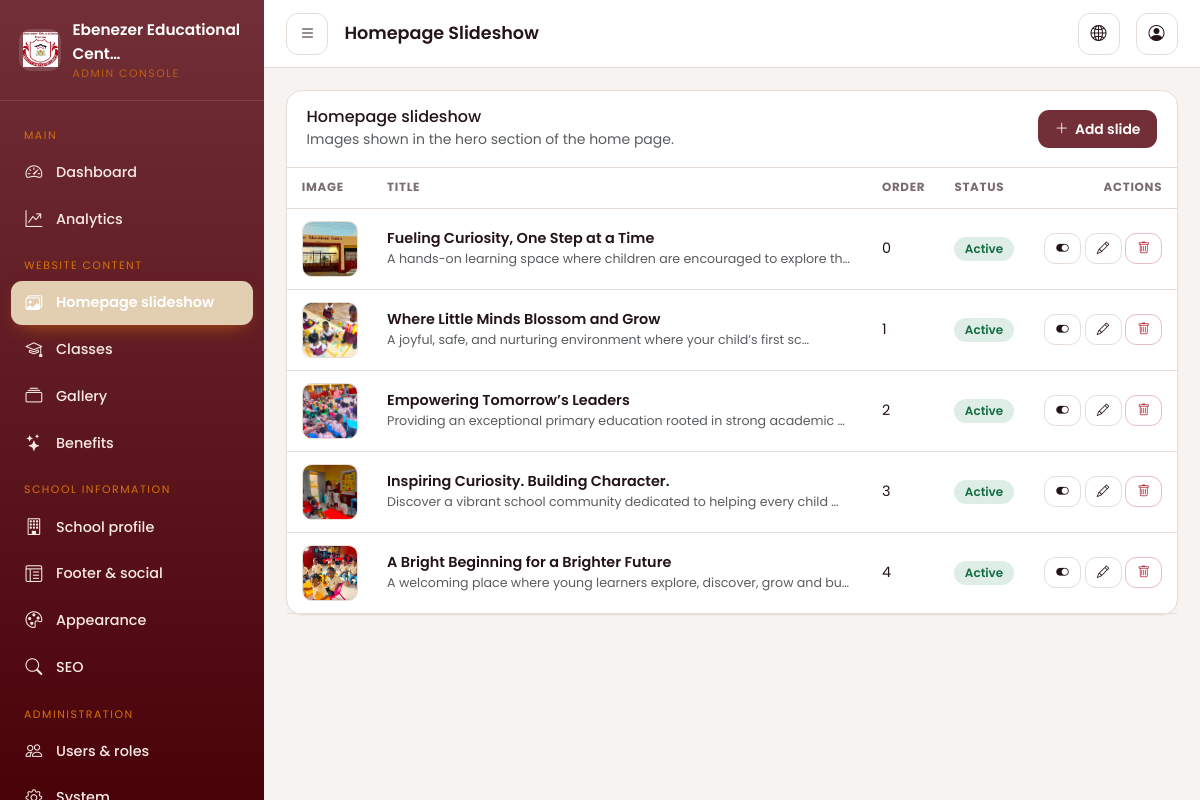
The app's page /dashboard/slides/ (signed in), older data.
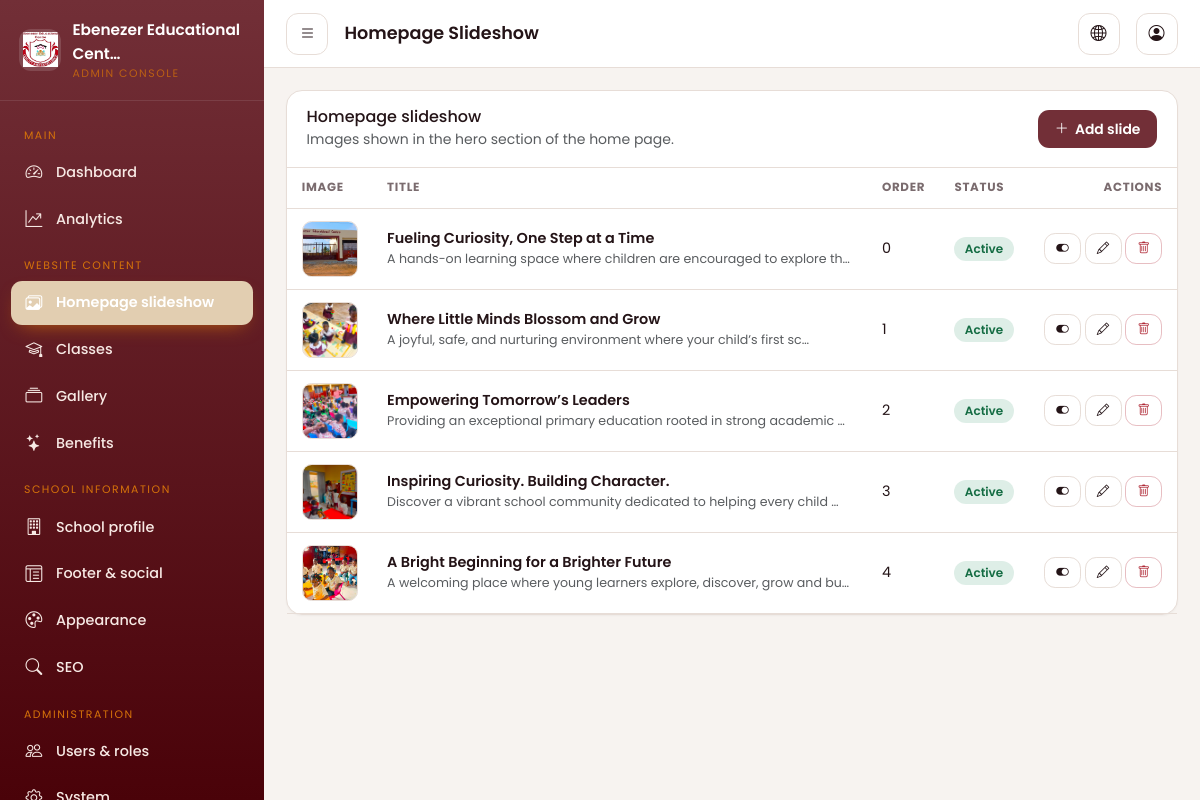
The same page, newer data.
### apps/core/models.py (models this page shows, shortened)
class SingletonModel(models.Model):
    CACHE_KEY = None
    class Meta:
        abstract = True
    @classmethod
    def _cache_key(cls) -> str:
        return cls.CACHE_KEY or f"singleton:{cls._meta.label}"
    @classmethod
    def get_solo(cls):
        key = cls._cache_key()
        obj = cache.get(key)
        if obj is None:
            obj, _ = cls.objects.get_or_create(pk=1)
            cache.set(key, obj, 60)
        return obj

class SchoolSettings(SingletonModel):
    CACHE_KEY = "settings:school"
    school_name = models.CharField(max_length=150, default="Ebenezer Educational Centre")
    short_description = models.CharField(
        max_length=300,
        blank=True,
        help_text="Used in the footer and social sharing cards.",
    )
    tagline = models.CharField(
        max_length=200,
        blank=True,
        help_text="Short tagline shown below the school name in the navbar.",
    )
    full_description = models.TextField(
        blank=True,
        help_text="Longer introduction used on the homepage and About page.",
    )
    address = models.CharField(max_length=255, blank=True, default="Jukwa, Cape Coast")
    town = models.CharField(max_length=100, blank=True, default="Jukwa")
    region = models.CharField(max_length=100, blank=True, default="Central Region")
    country = models.CharField(max_length=100, blank=True, default="Ghana")
    phone_primary = models.CharField(max_length=40, blank=True)
    phone_secondary = models.CharField(max_length=40, blank=True)
    email_primary = models.EmailField(blank=True)
    email_secondary = models.EmailField(blank=True)
    opening_hours = models.CharField(
        max_length=200, blank=True, default="Monday - Friday, 7:00am - 4:00pm"
    )
    vision = models.TextField(blank=True)
    mission = models.TextField(blank=True)
    proprietress_name = models.CharField(max_length=150, blank=True)
    proprietress_title = models.CharField(
        max_length=150, blank=True, default="Proprietress"
    )
    proprietress_message = models.TextField(blank=True)
    headmistress_image = models.ImageField(
        upload_to="branding/",
        blank=True,
        null=True,
        help_text="Optional photo of the school headmistress.",
    )
    logo = models.ImageField(upload_to="branding/", blank=True, null=True)
    logo_light = models.ImageField(
        upload_to="branding/",
        blank=True,
        null=True,
        help_text="Optional logo variant for dark backgrounds.",
    )
    favicon = models.ImageField(upload_to="branding/", blank=True, null=True)
    default_image = models.ImageField(
        upload_to="branding/", blank=True, null=True
    )
    home_welcome_image = models.ImageField(
        upload_to="branding/",
        blank=True,
        null=True,
        help_text="Photo shown in the Welcome section of the homepage.",
    )
    home_welcome_video = models.FileField(
        upload_to="branding/videos/",
        blank=True,
        null=True,
        validators=[VideoValidator()],
        help_text="Optional video shown in the Welcome section of the homepage (takes priority over the image if both are set).",
    )
    about_story_image = models.ImageField(
        upload_to="branding/",
        blank=True,
        null=True,
        help_text="Photo shown in the Our Story section of the About page.",
    )
    about_story_video = models.FileField(
        upload_to="branding/videos/",
        blank=True,
        null=True,
        validators=[VideoValidator()],
        help_text="Optional video shown in the Our Story section of the About page (takes priority over the image if both are set).",
    )
    map_url = models.URLField(
        blank=True,
        max_length=1000,
        help_text="Google Maps embed URL (Share → Embed a map in Google Maps), not a short sharing link. Leave blank to hide the map.",
    )
    directions_url = models.URLField(blank=True)
    footer_intro = models.TextField(blank=True)
    footer_copyright = models.CharField(max_length=255, blank=True)
    facebook_url = models.URLField(blank=True)
    instagram_url = models.URLField(blank=True)
    twitter_url = models.URLField(blank=True)
    tiktok_url = models.URLField(blank=True)
    youtube_url = models.URLField(blank=True)
    linkedin_url = models.URLField(blank=True)
    whatsapp_number = models.CharField(max_length=40, blank=True)
    updated_at = models.DateTimeField(auto_now=True)
    class Meta:
        verbose_name = "School settings"
        verbose_name_plural = "School settings"

### apps/school/models.py (models this page shows, shortened)
class HeroSlide(TimeStampedModel):
    label = models.CharField(
        max_length=120,
        blank=True,
        default="WELCOME TO EBENEZER EDUCATIONAL CENTRE",
    )
    title = models.CharField(max_length=200)
    subtitle = models.TextField(blank=True)
    image = models.ImageField(
        upload_to="hero/", blank=True, null=True, validators=[ImageValidator()]
    )
    alt_text = models.CharField(
        max_length=200,
        blank=True,
        help_text="Describe the image for screen readers.",
    )
    primary_button_label = models.CharField(max_length=60, blank=True)
    primary_button_url = models.CharField(
        max_length=255, blank=True, help_text="Relative path such as /classes/ or full URL."
    )
    secondary_button_label = models.CharField(max_length=60, blank=True)
    secondary_button_url = models.CharField(max_length=255, blank=True)
    display_order = models.PositiveIntegerField(default=0, db_index=True)
    is_active = models.BooleanField(default=True, db_index=True)
    class Meta:
        ordering = ["display_order", "id"]
        verbose_name = "Hero slide"
        verbose_name_plural = "Hero slides"

### apps/dashboard/views.py (the view)
# urls.py: path("slides/", views.slide_list, name="slide_list"),
@capability_required("content_manage")
def slide_list(request):
    slides = HeroSlide.objects.all()
    return render(
        request,
        "dashboard/slides/list.html",
        {"slides": slides, "page_title": "Homepage Slideshow", "active": "slides"},
    )

### apps/accounts/permissions.py (called while the page is built)
def user_can(user, capability: str) -> bool:
    if not getattr(user, "is_authenticated", False):
        return False
    if user.is_superuser:
        return True
    allowed = CAPABILITIES.get(capability, set())
    return bool(get_user_roles(user) & allowed)

def capability_required(capability: str):
    def decorator(view_func):
        @wraps(view_func)
        @login_required
        def _wrapped(request, *args, **kwargs):
            if not user_can(request.user, capability):
                raise PermissionDenied("You do not have permission to do that.")
            return view_func(request, *args, **kwargs)
        return _wrapped
    return decorator

### apps/accounts/templatetags/permissions.py (called while the page is built)
@register.filter(name="can")
def can(user, capability: str) -> bool:
    return user_can(user, capability)

### apps/analytics/services.py (called while the page is built)
def should_track(request, path: str) -> bool:
    if request.method != "GET":
        return False
    if request.path.startswith(EXCLUDED_PREFIXES):
        return False
    if is_bot(request.META.get("HTTP_USER_AGENT", "")):
        return False
    return True

### apps/core/context_processors.py (called while the page is built)
def site_context(request):
    school = SchoolSettings.get_solo()
    theme = ThemeSettings.get_solo()
    return {
        "school": school,
        "theme": theme,
        "theme_vars": theme.as_dict(),
        "site_url": settings.SITE_URL,
        "current_year": date.today().year,
    }

def dashboard_context(request):
    if not getattr(request, "user", None) or not request.user.is_authenticated:
        return {}
    unread_messages = 0
    try:
        from apps.admissions.models import ContactMessage
        unread_messages = ContactMessage.objects.filter(
            is_read=False, is_archived=False
        ).count()
    except Exception:  # pragma: no cover
        pass
    return {
        "unread_messages": unread_messages,
        "unread_total": unread_messages,
        "notification_settings": NotificationSettings.get_solo(),
    }

### apps/core/models.py (called while the page is built)
    def as_dict(self) -> dict[str, str]:
        return {
            key: getattr(self, key, value) or value
            for key, value in self.DEFAULTS.items()
        }

### apps/seo/context_processors.py (called while the page is built)
def _absolute(request, url: str) -> str:
    if not url:
        return ""
    if url.startswith(("http://", "https://")):
        return url
    return request.build_absolute_uri(url)

### apps/seo/models.py (called while the page is built)
    def canonical_base(self) -> str:
        from django.conf import settings
        return (self.canonical_base_url or settings.SITE_URL).rstrip("/")

### templates/dashboard/slides/list.html (shortened to what this page needs)
{% extends "dashboard/base.html" %}
{% block content %}
<div class="dash-card">
  <div class="dash-card-head">
    <div>
      <h2 class="h6 mb-0">Homepage slideshow</h2>
      <span class="text-muted small">Images shown in the hero section of the home page.</span>
    </div>
    <a href="{% url 'dashboard:slide_create' %}" class="dash-btn dash-btn-primary"><i class="bi bi-plus-lg"></i> Add slide</a>
  </div>
  <div class="table-responsive">
    <table class="dash-table">
      <thead>
        <tr><th>Image</th><th>Title</th><th>Order</th><th>Status</th><th class="text-end">Actions</th></tr>
      </thead>
      <tbody>
        {% for slide in slides %}
          <tr>
            <td>
              {% if slide.image %}<img src="{{ slide.image.url }}" alt="" class="thumb">
              {% else %}<span class="thumb d-inline-grid place-items-center text-muted"><i class="bi bi-image"></i></span>{% endif %}
            </td>
            <td>
              <div class="fw-semibold">{{ slide.title|default:"(untitled)" }}</div>
              <div class="text-muted small">{{ slide.subtitle|truncatechars:70 }}</div>
            </td>
            <td>{{ slide.display_order }}</td>
            <td>
              {% if slide.is_active %}<span class="pill pill-active">Active</span>
              {% else %}<span class="pill pill-inactive">Hidden</span>{% endif %}
            </td>
            <td class="text-end text-nowrap">
              <form method="post" action="{% url 'dashboard:slide_toggle' slide.pk %}" class="d-inline">
                <button class="dash-btn dash-btn-light dash-btn-sm" title="Toggle visibility"><i class="bi bi-toggle-{% if slide.is_active %}on{% else %}off{% endif %}"></i></button>
              </form>
              <a class="dash-btn dash-btn-light dash-btn-sm" href="{% url 'dashboard:slide_update' slide.pk %}"><i class="bi bi-pencil"></i></a>
              <a class="dash-btn dash-btn-danger dash-btn-sm" href="{% url 'dashboard:slide_delete' slide.pk %}"><i class="bi bi-trash"></i></a>
            </td>
          </tr>
        {% empty %}
          <tr><td colspan="5" class="text-center text-muted py-5">No slides yet. Add your first slide to bring the homepage to life.</td></tr>
        {% endfor %}
      </tbody>
    </table>
  </div>
</div>
{% endblock %}

### templates/dashboard/base.html (shortened to what this page needs)
{% load static %}{% load permissions %}
<!doctype html>
<html lang="en">
<head>
  <link href="https://cdn.jsdelivr.net/npm/bootstrap@5.3.3/dist/css/bootstrap.min.css" rel="stylesheet">
  <link href="https://cdn.jsdelivr.net/npm/bootstrap-icons@1.11.3/font/bootstrap-icons.min.css" rel="stylesheet">
  <link href="{% static 'css/dashboard.css' %}" rel="stylesheet">
</head>
<body class="dash-body">
<div class="dash-shell">
  {% include "dashboard/partials/sidebar.html" %}
  <div class="dash-main">
    <header class="dash-header">
      <button class="dash-icon-btn" data-sidebar-toggle aria-label="Toggle sidebar"><i class="bi bi-list"></i></button>
      <div class="me-auto">
        <h1 class="page-title">{% block page_heading %}{{ page_title|default:"Dashboard" }}{% endblock %}</h1>
      </div>
      <a class="dash-icon-btn" href="{% url 'core:home' %}" target="_blank" rel="noopener" title="View website" aria-label="View website"><i class="bi bi-globe2"></i></a>
      <div class="dropdown">
        <button class="dash-icon-btn" data-bs-toggle="dropdown" aria-expanded="false" aria-label="Account menu"><i class="bi bi-person-circle"></i></button>
      </div>
    </header>
    <main class="dash-content">
      {% block content %}{% endblock %}
    </main>
  </div>
</div>
</body>
</html>

### templates/dashboard/partials/sidebar.html (shortened to what this page needs)
{% load static %}{% load permissions %}
<aside class="dash-sidebar" aria-label="Dashboard navigation">
  <a class="dash-brand" href="{% url 'dashboard:overview' %}">
    <span class="mark">
      {% if school.logo %}<img src="{{ school.logo.url }}" alt="">{% else %}<i class="bi bi-mortarboard-fill"></i>{% endif %}
    </span>
    <span>
      <span class="name">{{ school.school_name|truncatechars:26 }}</span>
      <span class="sub d-block" style="color:#D5720A">Admin Console</span>
    </span>
  </a>
  <nav class="dash-nav">
    <div class="group-label">Main</div>
    {% if request.user|can:"dashboard_access" %}
      <a href="{% url 'dashboard:overview' %}" class="{% if active == 'overview' %}active{% endif %}"><i class="bi bi-speedometer2"></i> Dashboard</a>
    {% endif %}
    {% if request.user|can:"analytics_view" %}
      <a href="{% url 'dashboard:analytics' %}" class="{% if active == 'analytics' %}active{% endif %}"><i class="bi bi-graph-up-arrow"></i> Analytics</a>
    {% endif %}
    {% if request.user|can:"content_manage" %}
      <div class="group-label">Website content</div>
      <a href="{% url 'dashboard:slide_list' %}" class="{% if active == 'slides' %}active{% endif %}"><i class="bi bi-images"></i> Homepage slideshow</a>
      <a href="{% url 'dashboard:class_list' %}" class="{% if active == 'classes' %}active{% endif %}"><i class="bi bi-mortarboard"></i> Classes</a>
      <a href="{% url 'dashboard:album_list' %}" class="{% if active == 'gallery' %}active{% endif %}"><i class="bi bi-collection"></i> Gallery</a>
      <a href="{% url 'dashboard:benefit_list' %}" class="{% if active == 'benefits' %}active{% endif %}"><i class="bi bi-stars"></i> Benefits</a>
    {% endif %}
    {% if request.user|can:"settings_manage" %}
      <div class="group-label">School information</div>
      <a href="{% url 'dashboard:school_info' %}" class="{% if active == 'school' %}active{% endif %}"><i class="bi bi-building"></i> School profile</a>
      <a href="{% url 'dashboard:footer_settings' %}" class="{% if active == 'footer' %}active{% endif %}"><i class="bi bi-layout-text-window-reverse"></i> Footer &amp; social</a>
    {% endif %}
    {% if request.user|can:"appearance_manage" %}
      <a href="{% url 'dashboard:appearance' %}" class="{% if active == 'appearance' %}active{% endif %}"><i class="bi bi-palette"></i> Appearance</a>
    {% endif %}
    {% if request.user|can:"seo_manage" %}
      <a href="{% url 'dashboard:seo_settings' %}" class="{% if active == 'seo' %}active{% endif %}"><i class="bi bi-search"></i> SEO</a>
    {% endif %}
    {% if request.user|can:"notifications_manage" or request.user|can:"users_manage" or request.user|can:"system_manage" %}
      <div class="group-label">Administration</div>
      {% if request.user|can:"users_manage" %}
        <a href="{% url 'dashboard:user_list' %}" class="{% if active == 'users' %}active{% endif %}"><i class="bi bi-people"></i> Users &amp; roles</a>
      {% endif %}
      {% if request.user|can:"system_manage" %}
        <a href="{% url 'dashboard:system_settings' %}" class="{% if active == 'system' %}active{% endif %}"><i class="bi bi-gear"></i> System</a>
      {% endif %}
    {% endif %}
  </nav>
</aside>

Row changes from the older to the newer data that the page shows:
changed HeroSlide "Fueling Curiosity, One Step at a Time": image: a different picture
